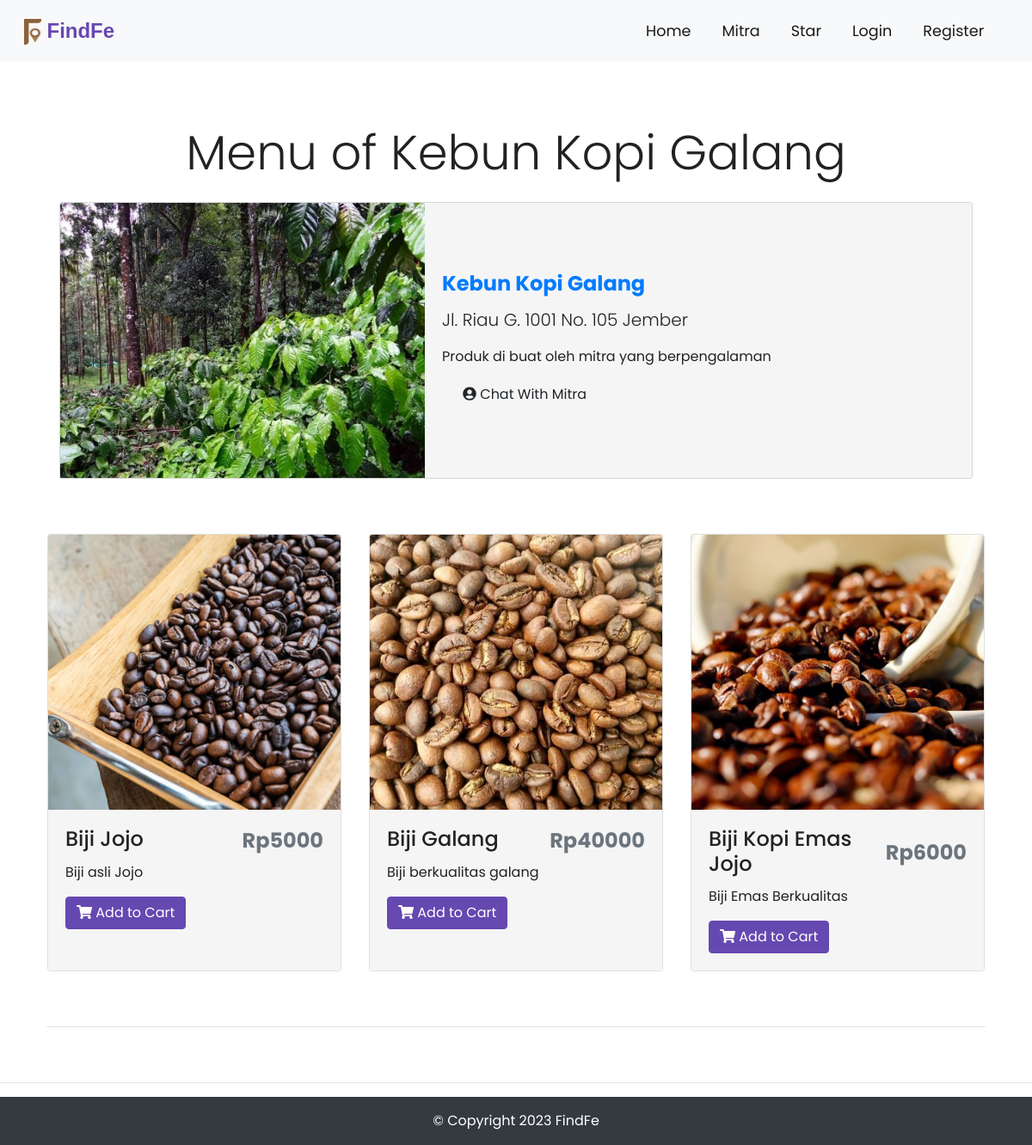
Page /kopi/list/12 on the committed database.
### tables this page shows
CREATE TABLE `toko` (
  `r_id` int(11) NOT NULL,
  `c_id` int(11) NOT NULL,
  `name` varchar(255) NOT NULL,
  `email` varchar(255) NOT NULL,
  `phone` varchar(255) NOT NULL,
  `url` varchar(255) NOT NULL,
  `o_hr` varchar(255) NOT NULL,
  `c_hr` varchar(255) NOT NULL,
  `o_days` varchar(255) NOT NULL,
  `address` text NOT NULL,
  `img` text NOT NULL
);

CREATE TABLE `kopiesh` (
  `d_id` int(11) NOT NULL,
  `r_id` int(11) NOT NULL,
  `name` varchar(255) NOT NULL,
  `about` varchar(255) NOT NULL,
  `price` float NOT NULL,
  `img` text NOT NULL,
  `stock` int(11) NOT NULL,
  `date` datetime NOT NULL DEFAULT current_timestamp()
);

### application/controllers/Kopi.php (called while the page is built, shortened)
<?php
class kopi extends CI_Controller
{
    function __construct()
    {
        $this->load->library('cart');
    }
    public function list($id)
    {
        $this->load->model('Menu_model');
        $kopiesh = $this->Menu_model->getkopiesh($id);
        $this->load->model('Store_model');
        $res = $this->Store_model->getStore($id);
        $data['kopiesh'] = $kopiesh;
        $data['res'] = $res;
        $this->load->view('front/partials/header');
        $this->load->view('front/kopi', $data);
        $this->load->view('front/partials/footer');
    }
}

### index.php (called while the page is built, shortened)
<?php
require_once BASEPATH.'core/CodeIgniter.php';

### application/models/Store_model.php (called while the page is built, shortened)
<?php
class Store_model extends CI_Model
{
    public function getStore($id)
    {
        $this->db->where('r_id', $id);
        $store = $this->db->get('toko')->row_array();
        return $store;
    }
}

### application/models/Menu_model.php (called while the page is built, shortened)
<?php
class Menu_model extends CI_Model
{
    public function getkopiesh($id)
    {
        $this->db->where('r_id', $id);
        $kopi = $this->db->get('kopiesh')->result_array();
        return $kopi;
    }
}

### application/views/front/kopi.php (the view)
<div class="container p-4">
    <div class="row welcome text-center welcome">
        <div class="col-12">
            <h1 class="display-4">Menu of <?php echo $res['name']; ?></h1>
        </div>
    </div>
    <div class="container res-card">
        <div class="card">
            <?php $img = $res['img']; ?>
            <img src="<?php echo base_url() . 'public/uploads/toko/' . $img; ?>" class="card-img-top" />
            <div class="card-body">
                <h4 class="card-title font-weight-bold text-primary"><?php echo $res['name']; ?></h4>
                <p class="card-text lead"><?php echo $res['address']; ?></p>
                <p class="card-text">
                    Produk di buat oleh mitra yang berpengalaman
                </p>
                <a class="dropdown-item" href="<?php echo base_url() . 'chat'; ?>"><i class="fas fa-user-circle"></i> Chat With Mitra</a>
            </div>
        </div>
    </div>
</div>
<div class="container p-4 kopi-card">
    <div class="row">
        <?php if (!empty($kopiesh)) { ?>
            <?php foreach ($kopiesh as $kopi) { ?>
                <div class="col-md-6 col-lg-4 d-flex align-items-stretch">
                    <div class="card mb-4 shadow-sm">
                        <?php $image = $kopi['img']; ?>
                        <img class="card-img-top" src="<?php echo base_url() . 'public/uploads/kopiesh/' . $image; ?>">
                        <div class="card-body">
                            <div class="d-flex justify-content-between align-items-center">
                                <h4 class="card-title"><?php echo $kopi['name']; ?></h4>
                                <h4 class="text-muted"><b>Rp<?php echo $kopi['price']; ?></b></h4>
                            </div>
                            <p class="card-text"><?php echo $kopi['about']; ?></p>
                            <a href="<?php echo base_url() . 'kopi/addToCart/' . $kopi['d_id']; ?>" class="btn btn-primary"><i class="fas fa-shopping-cart"></i> Add to
                                Cart</a>
                        </div>
                    </div>
                </div>
            <?php } ?>
        <?php } else { ?>
            <div class="jumbotron">
                <h1>No records found</h1>
            </div>
        <?php } ?>
    </div>
    <hr class="my-4">
</div>

### assets/css/style.css (style rules this page uses)
html, body { height: 100%; width: 100%; font-family: "Poppins", sans-serif; color: #222; }
.btn-primary { background-color: #6648b1; border: 1px solid #6648b1; }
.welcome { width: 75%; margin: 0 auto; padding-top: 2rem; }
.kopi-card .card-img-top { width: 100%; height: 40vh; object-fit: cover; }
.kopi-card .card-body { background-color: #f5f5f5; }
.res-card .card { flex-direction: row; align-items: center; }
.res-card .card-title { font-weight: bold; }
.res-card .card img { width: 80%; height: 40vh; object-fit: cover; }
.res-card .card { background-color: #f5f5f5; }
@media only screen and (max-width: 1200px) { .res-card .card img { width: 40%; } }
[class*="col-"] { padding: 1rem; }

### rows in the picture
toko: name "Kebun Kopi Galang", img (picture), address "Jl. Riau G. 1001 No. 105 Jember"
kopiesh: img (picture), name "Biji Jojo", price "5000", about "Biji asli Jojo"
kopiesh: img (picture), name "Biji Galang", price "40000", about "Biji berkualitas galang"
kopiesh: img (picture), name "Biji Kopi Emas Jojo", price "6000", about "Biji Emas Berkualitas"
